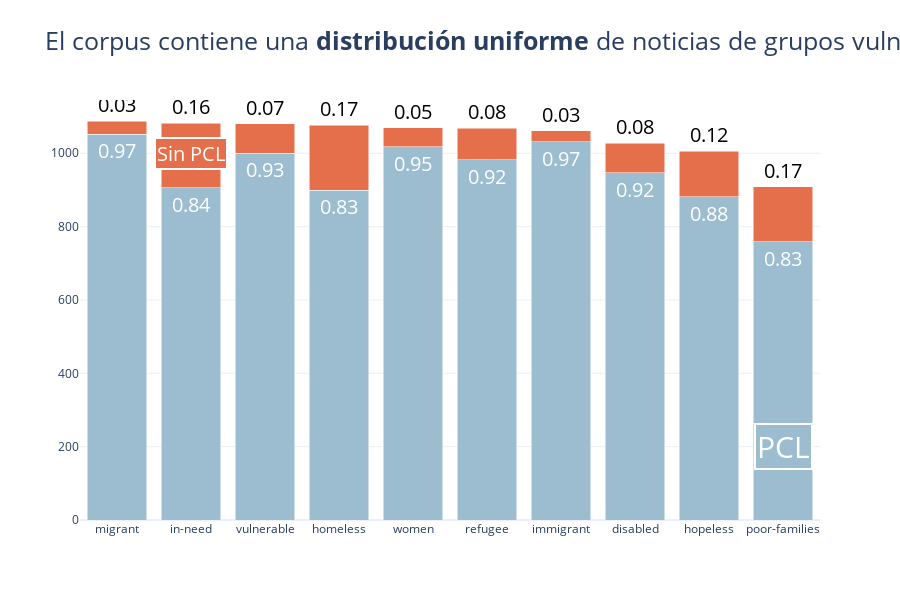

The notebook cell saved with this chart:
### Markdown cell above
## Keyword analysis

### Code cell
s = binary_df["keyword"].value_counts()
keywords_df = pd.DataFrame({'keyword': s.index, 'frequency': s.values})
keywords = []
pcl_per_kw = []
not_pcl_per_kw = []
for keyword in keywords_df["keyword"]:
    values = binary_df[binary_df["keyword"] == keyword]["label"].value_counts().to_numpy()
    keywords.append(keyword)
    not_pcl_per_kw.append(values[0])
    pcl_per_kw.append(values[1])
table_df = pd.DataFrame({'Keyword': keywords, "No PCL Frequency": not_pcl_per_kw, "PCL Frequency": pcl_per_kw})
table_df["No PCL Ratio"] = table_df["No PCL Frequency"] / (table_df["No PCL Frequency"] + table_df["PCL Frequency"])
table_df["PCL Ratio"] = table_df["PCL Frequency"] / (table_df["No PCL Frequency"] + table_df["PCL Frequency"])
table_df["total"] = table_df["No PCL Frequency"] + table_df["PCL Frequency"]
table_df = table_df.sort_values(by="total", ascending=False)

fig = go.Figure()
fig.add_trace(go.Bar(
    y = table_df["No PCL Frequency"],
    x = table_df["Keyword"],
    orientation = 'v', marker_color=LIGHT_BLUE_COLOR,
    name = 'Sin PCL', text=np.round(table_df["No PCL Ratio"], 2),
    textfont_color='white', textfont_size=20, textposition='auto'
))

fig.add_trace(go.Bar(
    y = table_df["PCL Frequency"],
    x = table_df["Keyword"],
    orientation = 'v', marker_color=LIGHT_RED_COLOR,
    name = 'PCL', text=np.round(table_df["PCL Ratio"], 2),
    textfont_color='black', textfont_size=20, textposition='outside'
))
fig.update_layout(
    template=TEMPLATE,
    title = dict(
        text="El corpus contiene una <b>distribución uniforme</b> de noticias de grupos vulnerables",
        font_size=25
    ),
    barmode='stack', height=600, showlegend=False
)

fig.add_annotation(
    x = 9, y = 200, 
    text = "PCL", showarrow=False,
    font = dict(size=30, color='white'), 
    bordercolor='white', borderwidth=2,
    bgcolor=LIGHT_BLUE_COLOR
)

fig.add_annotation(
    x = 1, y = 1000, 
    text = "Sin PCL", showarrow=False,
    font = dict(size=20, color='white'), 
    bordercolor='white', borderwidth=2,
    bgcolor=LIGHT_RED_COLOR
)

fig.show()

### Figure 1 — Plotly figure (JSON) as saved in the notebook; plotly's stock layout.template omitted (floating-point values rounded to 4 significant figures)
{"data": [{"marker": {"color": "#9bbdcf"}, "name": "Sin PCL", "orientation": "v", "text": [0.97, 0.84, 0.93, 0.83, 0.95, 0.92, 0.97, 0.92, 0.88, 0.83], "textfont": {"color": "white", "size": 20}, "textposition": "auto", "type": "bar", "x": ["migrant", "in-need", "vulnerable", "homeless", "women", "refugee", "immigrant", "disabled", "hopeless", "poor-families"], "y": [1052, 906, 1000, 899, 1018, 982, 1031, 947, 881, 759]}, {"marker": {"color": "#e66f4b"}, "name": "PCL", "orientation": "v", "text": [0.03, 0.16, 0.07, 0.17, 0.05, 0.08, 0.03, 0.08, 0.12, 0.17], "textfont": {"color": "black", "size": 20}, "textposition": "outside", "type": "bar", "x": ["migrant", "in-need", "vulnerable", "homeless", "women", "refugee", "immigrant", "disabled", "hopeless", "poor-families"], "y": [36, 176, 80, 178, 52, 86, 30, 81, 124, 150]}], "layout": {"annotations": [{"bgcolor": "#9bbdcf", "bordercolor": "white", "borderwidth": 2, "font": {"color": "white", "size": 30}, "showarrow": false, "text": "PCL", "x": 9, "y": 200}, {"bgcolor": "#e66f4b", "bordercolor": "white", "borderwidth": 2, "font": {"color": "white", "size": 20}, "showarrow": false, "text": "Sin PCL", "x": 1, "y": 1000}], "barmode": "stack", "height": 600, "showlegend": false, "title": {"font": {"size": 25}, "text": "El corpus contiene una <b>distribución uniforme</b> de noticias de grupos vulnerables"}}}
